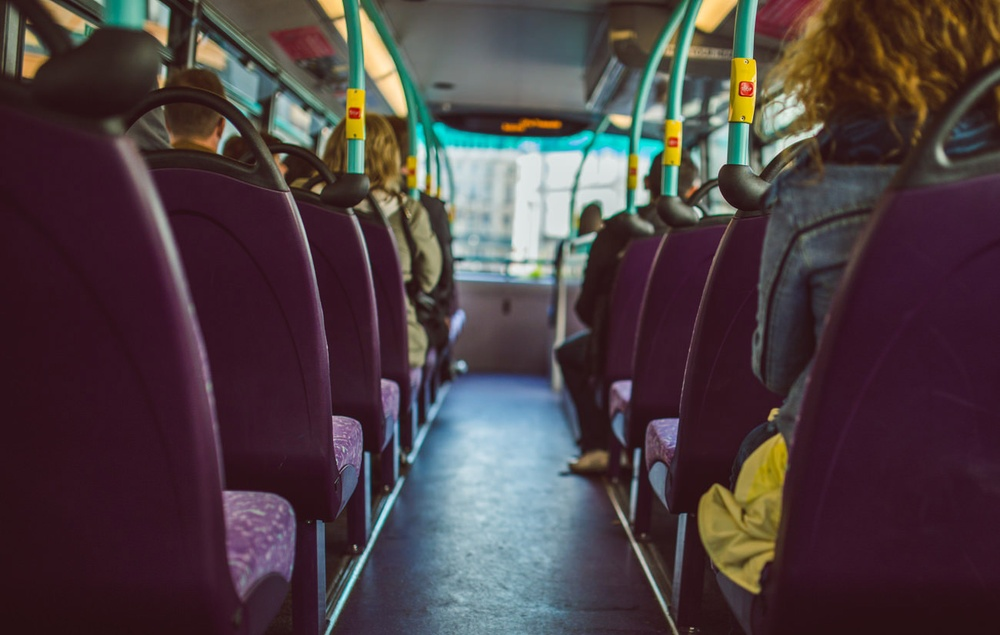
#> input picture staticfiles/homepagestatic/images/bg.31ba2a80ecea.jpg, 1000 x 635 px, shrunk from 1300 x 826 before the run
$ python pilprint.py ../../staticfiles/homepagestatic/images/bg.31ba2a80ecea.jpg
#> lines starting #> are read from the running program, lines starting #| are printed output that depends on the picture
#!C:\Users\KELECHI\PycharmProjects\reservationsystem\transportreserve\Scripts\python.exe
#
# The Python Imaging Library.
# $Id$
#
# print image files to postscript printer
#
# History:
# 0.1   1996-04-20 fl   Created
# 0.2   1996-10-04 fl   Use draft mode when converting.
# 0.3   2003-05-06 fl   Fixed a typo or two.
#

from __future__ import print_function
import getopt
import os
import sys
import subprocess

VERSION = "pilprint 0.3/2003-05-05"

from PIL import Image
from PIL import PSDraw

letter = (1.0*72, 1.0*72, 7.5*72, 10.0*72)


def description(filepath, image):
    title = os.path.splitext(os.path.split(filepath)[1])[0]
    format = " (%dx%d "
    if image.format:
        format = " (" + image.format + " %dx%d "
    return title + format % image.size + image.mode + ")"

if len(sys.argv) == 1:
    print("PIL Print 0.3/2003-05-05 -- print image files")
    print("Usage: pilprint files...")
    print("Options:")
    print("  -c            colour printer (default is monochrome)")
    print("  -d            debug (show available drivers)")
    print("  -p            print via lpr (default is stdout)")
    print("  -P <printer>  same as -p but use given printer")
    sys.exit(1)

try:
    opt, argv = getopt.getopt(sys.argv[1:], "cdpP:")
except getopt.error as v:
    print(v)
    sys.exit(1)

printerArgs = []  # print to stdout
monochrome = 1    # reduce file size for most common case

for o, a in opt:
    if o == "-d":
        # debug: show available drivers
        Image.init()
        print(Image.ID)
        sys.exit(1)
    elif o == "-c":
        # colour printer
        monochrome = 0
    elif o == "-p":
        # default printer channel
        printerArgs = ["lpr"]
    elif o == "-P":
        # printer channel
        printerArgs = ["lpr", "-P%s" % a]

for filepath in argv:
    try:

        im = Image.open(filepath)
#> im is the input picture: PIL image 1000x635 RGB; mean R, G, B 76, 62.6, 66.2

        title = description(filepath, im)
#> title = 'bg.31ba2a80ecea (JPEG 1000x635 RGB)'

        if monochrome and im.mode not in ["1", "L"]:
            im.draft("L", im.size)
            im = im.convert("L")
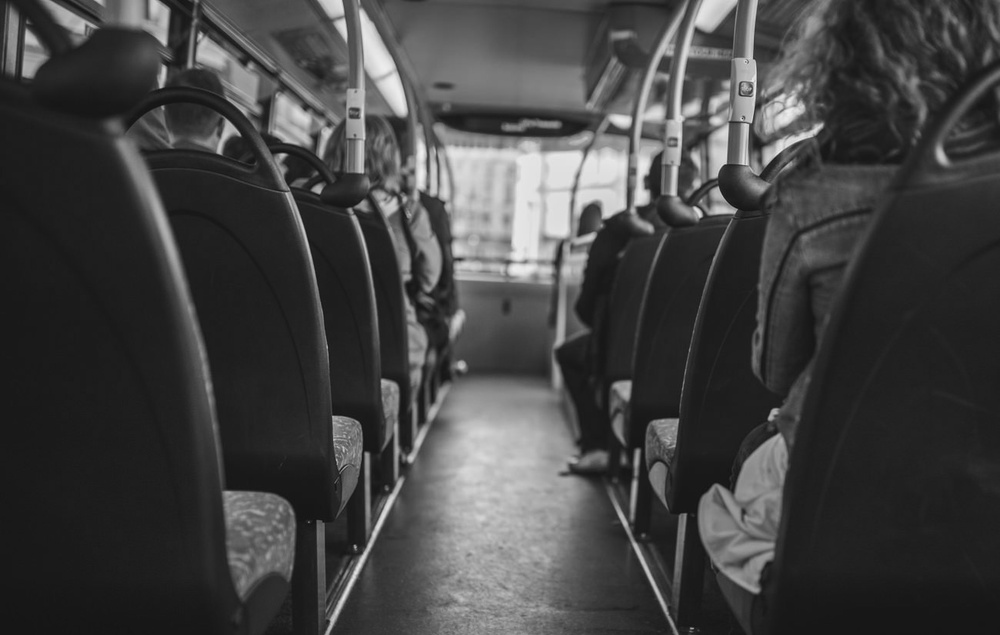
#> im: PIL image 1000x635 L; min 14, max 238, mean 67

        if printerArgs:
            p = subprocess.Popen(printerArgs, stdin=subprocess.PIPE)
            fp = p.stdin
        else:
            fp = sys.stdout

        ps = PSDraw.PSDraw(fp)

        ps.begin_document()
        ps.setfont("Helvetica-Narrow-Bold", 18)
        ps.text((letter[0], letter[3]+24), title)
        ps.setfont("Helvetica-Narrow-Bold", 8)
        ps.text((letter[0], letter[1]-30), VERSION)
        ps.image(letter, im)
        ps.end_document()

        if printerArgs:
            fp.close()

    except:
        print("cannot print image", end=' ')
        print("(%s:%s)" % (sys.exc_info()[0], sys.exc_info()[1]))

$ run again, on staticfiles/homepagestatic/images/bg1.90c271f642d8.jpg
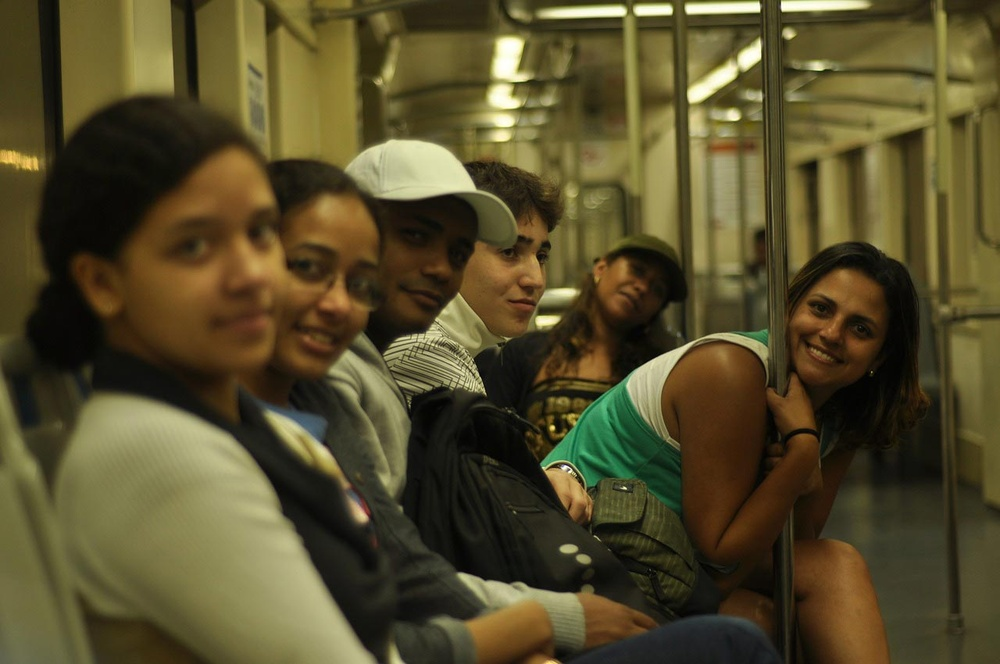
#> input picture staticfiles/homepagestatic/images/bg1.90c271f642d8.jpg, 1000 x 664 px, shrunk from 1280 x 850 before the run
#> im is the input picture: PIL image 1000x664 RGB; mean R, G, B 85.8, 76.7, 43
#> title = 'bg1.90c271f642d8 (JPEG 1000x664 RGB)'
#> `im = im.convert("L")`:
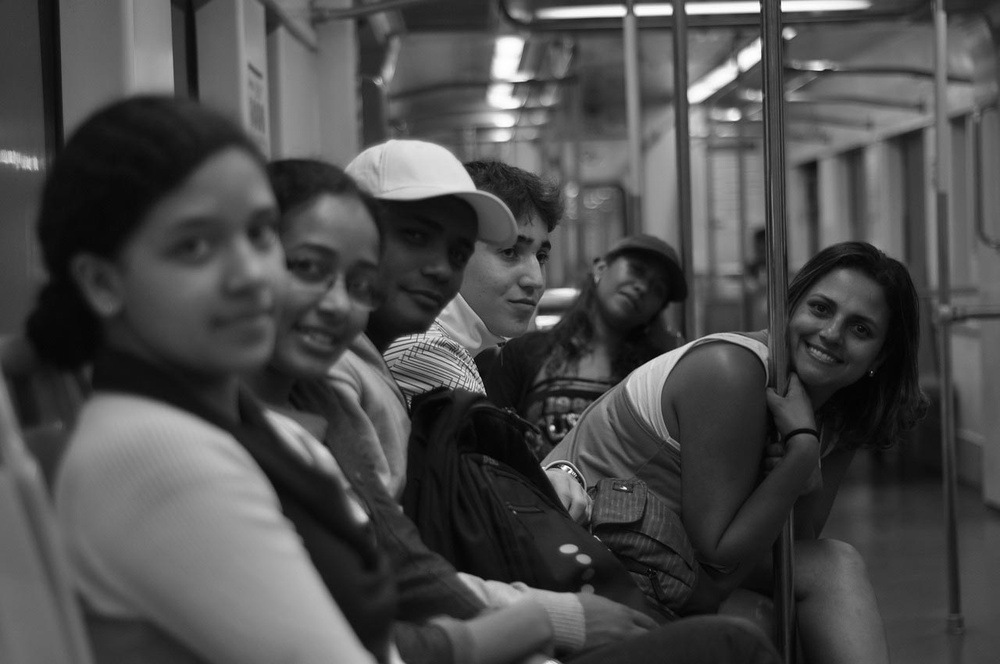
#> im: PIL image 1000x664 L; min 0, max 255, mean 75.6

$ run again, on staticfiles/homepagestatic/images/g1.05b7de06bb34.jpg
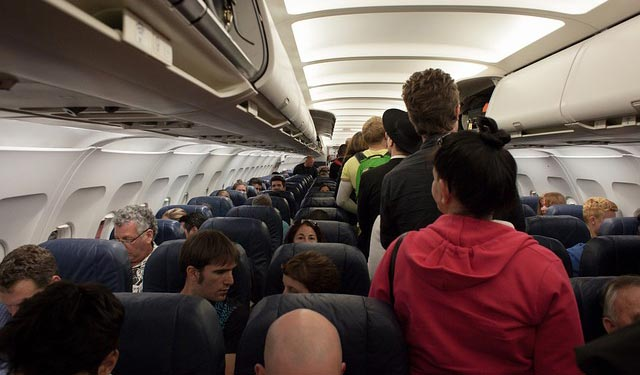
#> input picture staticfiles/homepagestatic/images/g1.05b7de06bb34.jpg, 640 x 375 px
#> im is the input picture: PIL image 640x375 RGB; mean R, G, B 102.1, 85.6, 80.5
#> title = 'g1.05b7de06bb34 (JPEG 640x375 RGB)'
#> `im = im.convert("L")`:
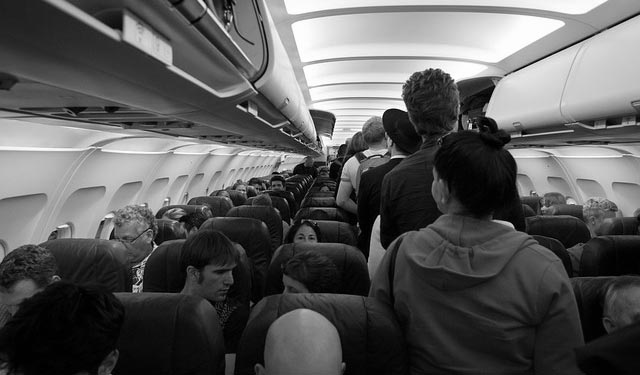
#> im: PIL image 640x375 L; min 0, max 255, mean 89.9
